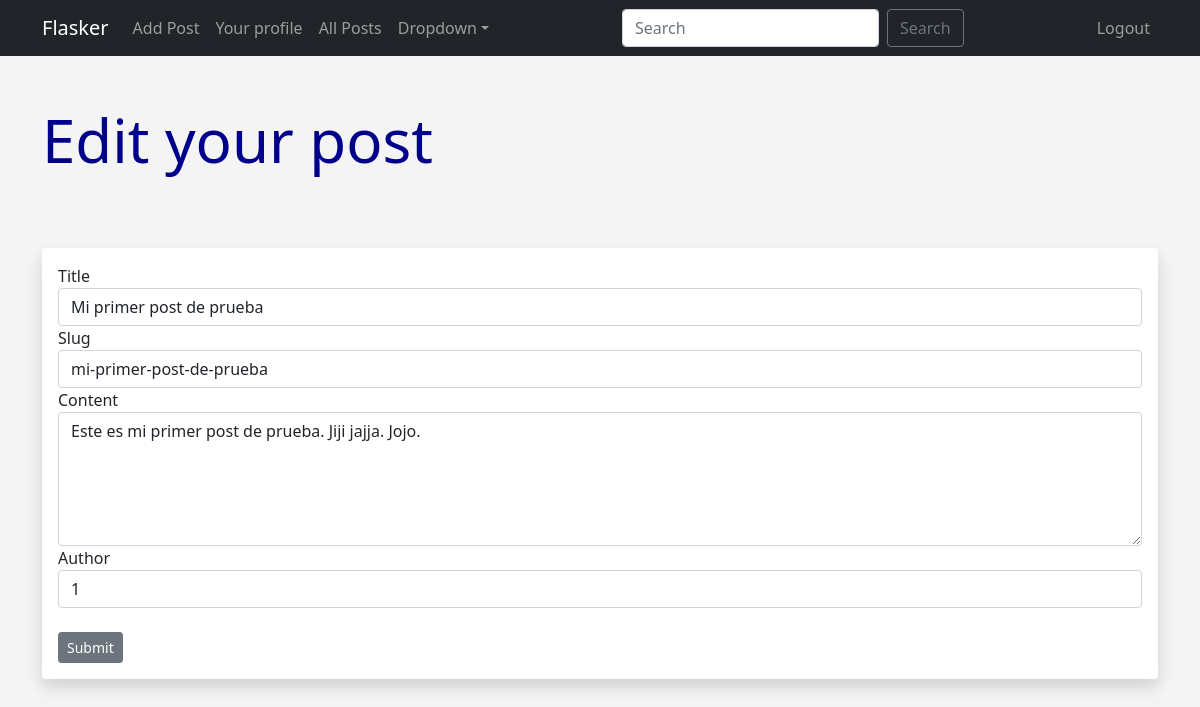
The app's page /edit-post/1 (signed in) with its own data.
### app.py (models this page shows)
class Posts(db.Model):
    id = db.Column(db.Integer, primary_key=True)
    title = db.Column(db.String(100), nullable=False)
    slug = db.Column(db.String(100), nullable=False, unique=True)
    author = db.Column(db.Integer, db.ForeignKey('users.id'))
    content = db.Column(db.Text, nullable=False)
    date_posted = db.Column(db.DateTime, default=datetime.utcnow)

### app.py (the view)
@app.route('/edit-post/<int:id>', methods=['GET', 'POST'])
@login_required
def edit_post(id):
    post = Posts.query.get_or_404(id)
    form = PostForm()
    if form.validate_on_submit():
        post.title = form.title.data
        post.slug = form.slug.data
        post.content = form.content.data
        db.session.commit()
        flash('Your post has been updated!', 'success')
        return redirect(url_for('show_post', id=post.id))
    elif request.method == 'GET':
        form.title.data = post.title
        form.slug.data = post.slug
        form.content.data = post.content
        form.author.data = post.author
    return render_template('edit_post.html', form=form, post=post)

### webforms.py
class PostForm(FlaskForm):
    title = StringField('Title', validators=[DataRequired()])
    slug = StringField('Slug', validators=[DataRequired()])
    content = StringField('Content',
                          validators=[DataRequired()],
                          widget=TextArea())
    author = StringField('Author')
    submit = SubmitField('Submit')

### app.py (called while the page is built)
@login_manager.user_loader
def load_user(user_id):
    return Users.query.get(int(user_id))

### templates/edit_post.html (shortened to what this page needs)
{% extends 'base.html' %}
{% block content %}
{% if current_user.is_authenticated and current_user.id == post.post_author.id %}
<h1 class="my-5">Edit your post</h1>
<br>
<div class="shadow p-3 mb-5 bg-body rounded">
    <form method="post">
        {{ form.title.label }}
        {{ form.title(class='form-control') }}
        {{ form.slug.label }}
        {{ form.slug(class='form-control') }}
        {{ form.content.label }}
        {{ form.content(class='form-control', rows="5") }}
        {{ form.author.label }}
        {{ form.author(class='form-control') }}
        <br>
        {{ form.submit(class='btn btn-secondary btn-sm') }}
    </form>
</div>
{% else %}
<p class="my-5">Sorry, you can't edith this post</p>
{% endif %}
{% endblock content %}

### static/css/style.css (style rules this page uses)
h1 { color: darkblue; font-size: 60px; }
body { background-color: #f4f4f4; }

### records on screen
Posts: title "Mi primer post de prueba", slug "mi-primer-post-de-prueba", content "Este es mi primer post de prueba. Jiji jajja. Jojo.", author "1"
